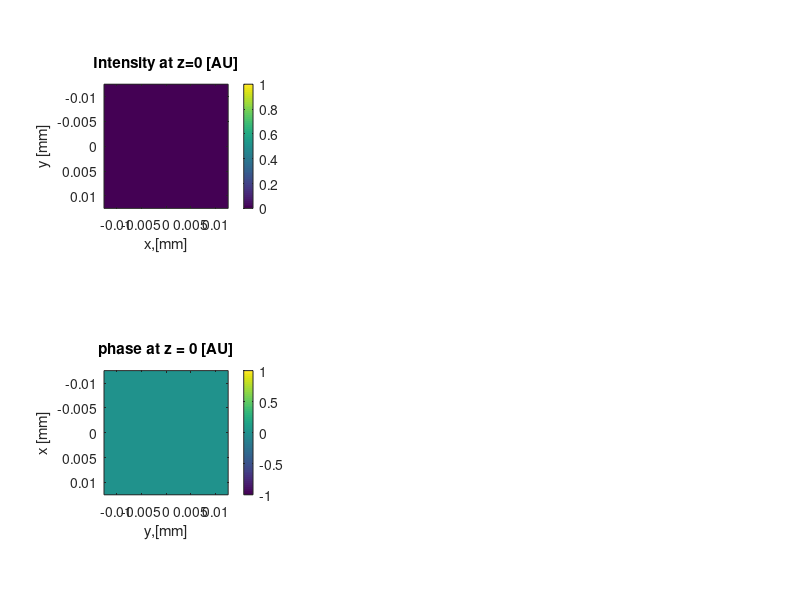

The MATLAB script that drew this image: (Note: this script raises an error after producing the figure.)
%We initialize the system
clear all;close all;clc;
% This simulation computes the PSF of a microscope, defined as a 4-f system
% with aperture limit

% Nicolas Pegard, pegard@unc.edu, www.nicolaspegard.com

%Define simulation propoerties
lambda = 1.0E-6;            % wavelength [m]
ps = 0.05E-6;               % Pixel Size [m]
%Here we make a 10X microscope
fB = 0.200 ;                  %Focal length lens second lens (tube lens)[m]
NA = 0.8;                     %Numerical aperture of our objective
M = 20;                       %Magnificaiton of the objective
fA = fB/M ;                   %Focal length lens first lens (Objective) [m]
n = 1;                        %Refractive index of immersion medium
LX = 500;
LY = 500;
LZ = 100;
apertureradius = fA*tan(asin(NA/n)); %The NA of the Objective defines a circular aperture size

% Import Reference frame which we will use as amplitude for input
FrameA = zeros(LX,LY);
FrameA(floor(LX/2), floor(LY/2)) = 1; %Define an infinitely small point object

%Create coordinates and mesh axis for fast calculation
UX = 1:LX;UX = UX*ps;UX = UX-mean(UX);
UY = 1:LY;UY = UY*ps;UY = UY-mean(UY);
[XX,YY] = ndgrid(UX,UY);

%Initialize Amplitude and phase in z = 0
Phase = zeros(LX,LY);

% Compute Initial complex field
Field1 = sqrt(FrameA).*exp(1i*Phase);

% display input field
f = figure(1);
subplot(2,3,1)
imagesc(1000*UX,1000*UY,abs(Field1').^2);
axis image;
xlabel('x,[mm]'); ylabel('y [mm]');
title('Intensity at z=0 [AU]'); colorbar;
subplot(2,3,4)
imagesc(1000*UX,1000*UY,angle(Field1'));
axis image;
xlabel('y,[mm]'); ylabel('x [mm]');
title('phase at z = 0 [AU]'); colorbar

%Here, we compute the first propagated field to Fourier space, rediefine a
%new system of coordinates, and the corresponding axes
[Field2,psFX,psFY] = function_lens(Field1,ps,ps,fA,lambda);
UFX = 1:LX;UFX = UFX*psFX;UFX = UFX-mean(UFX);
UFY = 1:LY;UFY = UFY*psFY;UFY = UFY-mean(UFY);
[FXX,FYY] = ndgrid(UFX,UFY);

%Display propagated field
f = figure(1);
subplot(2,3,2)
imagesc(1000*UFX,1000*UFY,log(abs(Field2').^2));
axis image;
xlabel('x,[mm]');ylabel('y [mm]');
title(['Intensity after first lens [AU] log scale']);
colormap gray;
colorbar;

%Build a Low pass filter called Mask, which has ones within a circular
%aperture of radius aperturesize, and zeros elsewhere
Mask = double(FXX.^2+FYY.^2<apertureradius^2);

%Apply Mask (multiply by zero the amplitude anywhere except inside aperture)
Field2=Field2.*Mask;

subplot(2,3,5)
imagesc(1000*UFX,1000*UFY,log(abs(Field2').^2));
axis image;
xlabel('x,[mm]');ylabel('y [mm]');
title(['Intensity after objective back aperture mask [AU] log scale']);
colormap gray;
colorbar;


%Propagate the field through the tube lens and define a new set of
%coordinates
[Field3,psX3,psY3] = function_lens(Field2,psFX,psFY,fB,lambda);
UX3 = 1:LX;UX3 = UX3*psX3;UX3 = UX3-mean(UX3);
UY3 = 1:LY;UY3 = UY3*psY3;UY3 = UY3-mean(UY3);
[XX3,YY3] = ndgrid(UX3,UY3);

f = figure(1);
subplot(2,3,3)
imagesc(1000*UX3,1000*UY3,abs(Field3').^2);
axis image;
xlabel('x,[mm]');ylabel('y [mm]');
title(['Intensity after second lens [AU]']);
colorbar;
subplot(2,3,6)
imagesc(1000*UX3,1000*UY3,angle(Field3'));
axis image;
xlabel('x,[mm]');ylabel('y [mm]');
title(['phase after second lens  [AU]']);
colorbar

%Resize Field3 to keep relevant center
Field3 = Field3(200:300,200:300);
[LX,LY] = size(Field3);
peakintensity = max(abs(Field3(:)))^2;

%%%% Let's compute the PSF by propagating the wave in the image plane a mm
%%%% above and below

Depths = linspace(-1e-3,1e-3, LZ);
stack = zeros(LX,LY,LZ);
for j = 1:LZ
    field = function_propagate(Field3,lambda,Depths(j),psX3,psY3);
    stack(:,:,j) = abs(field).^2;
    g = figure(2);
    subplot(2,2,1)
    imagesc(1000*UX3,1000*UY3,abs(field').^2);
    caxis([0 peakintensity])
    xlabel('x,[mm]');ylabel('y [mm]');
    title(['Intensity at z = ' int2str(1e6*Depths(j)) ' um']);
    axis image;
    drawnow
end
subplot(2,2,2)
imagesc(1000*Depths,1000*UY3,squeeze(max(stack,[],1)));
caxis([0 peakintensity])
xlabel('z,[mm]');ylabel('y [mm]');
title(['PSF YZ projection']);
axis image;
subplot(2,2,3)
imagesc(1000*UX3,1000*Depths,squeeze(max(stack,[],2))');
caxis([0 peakintensity])
xlabel('x,[mm]');ylabel('z [mm]');
title(['PSF XZ Projection']);
axis image;
subplot(2,2,4)
imagesc(1000*UX3,1000*UY3,squeeze(max(stack,[],3))');
caxis([0 peakintensity])
xlabel('x,[mm]');ylabel('y [mm]');
title(['PSF XY Projection']);
axis image;


